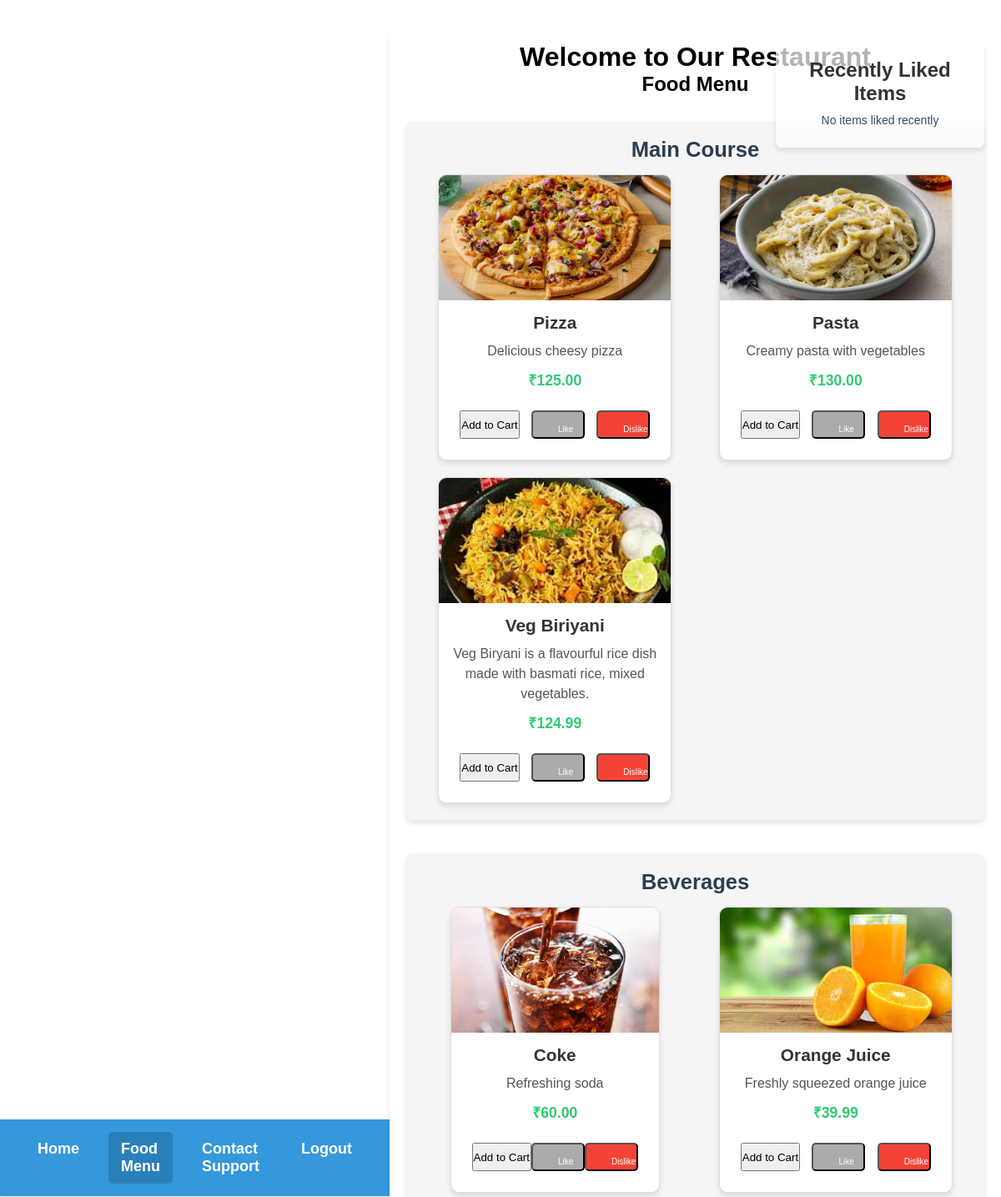
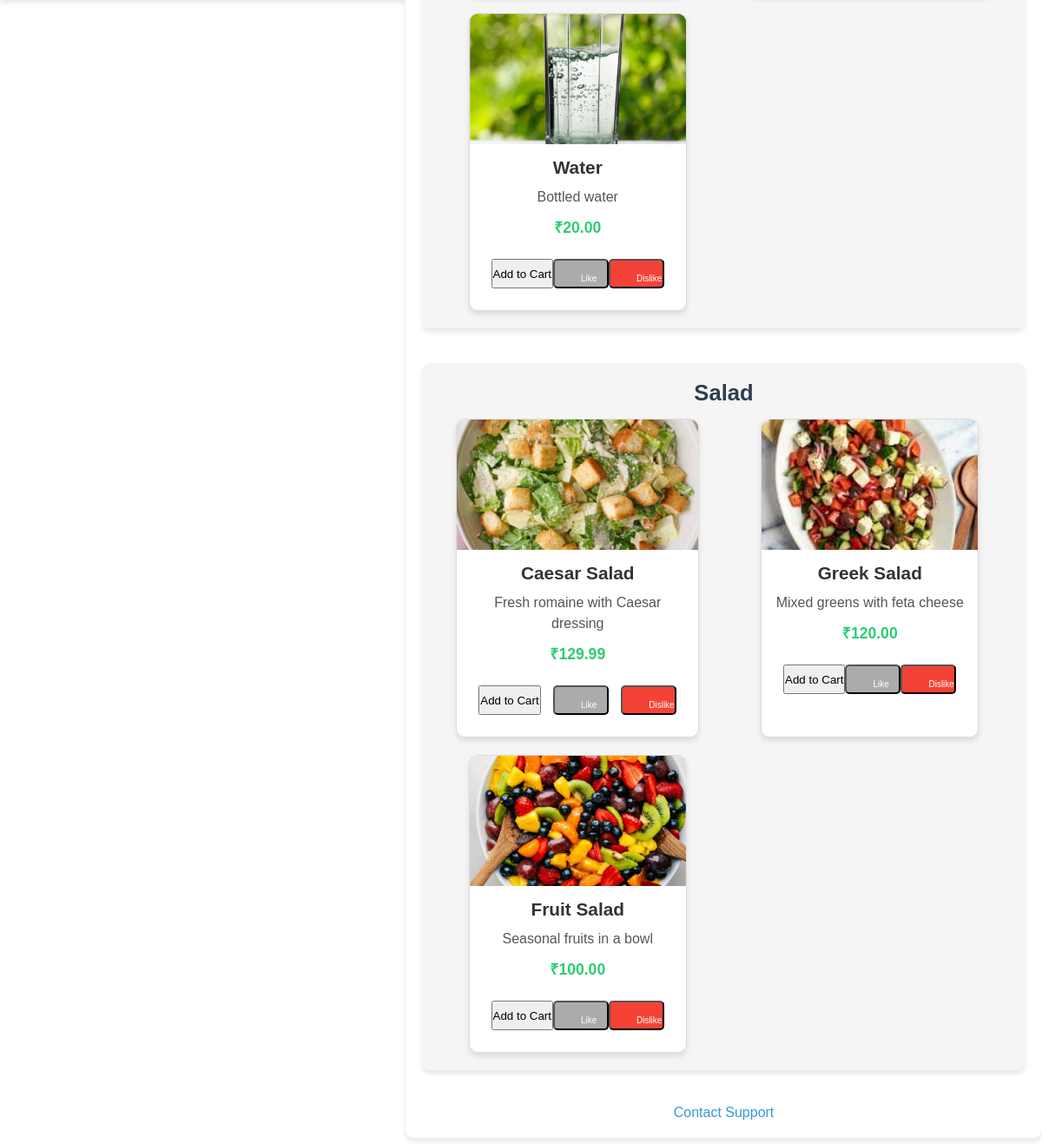
The app's page /food-menu/ (signed in) with its own data (2 pictures, top to bottom).
### orders/models.py (models this page shows, shortened)
class Category(models.Model):
    name = models.CharField(max_length=255)
    slug = models.SlugField(blank=True, null=True)  # Allow null and blank

class FoodItem(models.Model):
    name = models.CharField(max_length=100)
    description = models.TextField()
    price = models.DecimalField(max_digits=5, decimal_places=2)
    category = models.ForeignKey(Category, related_name='items', on_delete=models.CASCADE)
    image = models.ImageField(upload_to='food_images/', null=True, blank=True)  # Optional image field

### orders/views.py (the view, shortened to what this page needs)
# urls.py: path('food-menu/', views.food_menu, name='food_menu'),
@login_required
def food_menu(request):
    categories = Category.objects.all()
    recently_liked = RecentlyLiked.objects.filter(user=request.user).order_by('-liked_at')[:5]  # Latest 5 liked items
    return render(request, 'orders/food_menu.html', {
        'categories': categories,
        'recently_liked': recently_liked
    })

### orders/templates/orders/food_menu.html (shortened to what this page needs)
{% load static %}
<head>
    <link rel="stylesheet" href="{% static 'css/styles.css' %}">
</head>
<body>
    <nav class="navbar">
        <ul class="nav-links">
            <li><a href="{% url 'home' %}" class="{% if request.path == '/' %}active{% endif %}">Home</a></li>
            <li><a href="{% url 'food_menu' %}" class="{% if request.path == '/food-menu/' %}active{% endif %}">Food Menu</a></li>
            <li><a href="{% url 'contact_support' %}" class="{% if request.path == '/contact-support/' %}active{% endif %}">Contact Support</a></li>
            {% if user.is_authenticated %}
                <li><a href="{% url 'login' %}">Logout</a></li>
            {% else %}
                <li><a href="{% url 'login' %}" class="{% if request.path == '/login/' %}active{% endif %}">Login</a></li>
                <li><a href="{% url 'signup' %}" class="{% if request.path == '/signup/' %}active{% endif %}">Sign Up</a></li>
            {% endif %}
        </ul>
    </nav>
    <div class="food-menu-container">
        <h1>Welcome to Our Restaurant</h1>
        <h2>Food Menu</h2>
        <div class="recently-liked">
            <h3>Recently Liked Items</h3>
            <ul>
                {% for liked_item in recently_liked %}
                <li>{{ liked_item.food_item.name }}</li>
                {% empty %}
                <li>No items liked recently</li>
                {% endfor %}
            </ul>
        </div>
        <form method="POST">
            <div class="categories-container">
                {% for category in categories %}
                <div class="category-section">
                    <h3 class="category-name">{{ category.name }}</h3>
                    <div class="food-items-container">
                        {% for item in category.items.all %}
                        <div class="food-item-card">
                            <img src="{{ item.image.url }}" alt="{{ item.name }}" class="food-item-image">
                            <div class="food-item-details">
                                <h4 class="food-item-name">{{ item.name }}</h4>
                                <p class="food-item-description">{{ item.description }}</p>
                                <p class="food-item-price">₹{{ item.price }}</p>
                                <div class="food-actions">
                                    <button type="button" class="add-to-cart-button" data-product-id="{{ item.id }}"
                                        data-product-name="{{ item.name }}" data-product-price="{{ item.price }}">Add to
                                        Cart</button>
                                    <form action="{% url 'like_food' item.id %}" method="POST">
                                        <button type="submit" class="button-like">Like</button>
                                    </form>
                                    <form action="{% url 'dislike_food' item.id %}" method="POST">
                                        <button type="submit" class="button-dislike">Dislike</button>
                                    </form>
                                </div>
                            </div>
                        </div>
                        {% endfor %}
                    </div>
                </div>
                {% endfor %}
            </div>
        </form>
        <p><a href="{% url 'contact_support' %}" class="contact-support-link">Contact Support</a></p>
    </div>
</body>

### static/css/styles.css (style rules this page uses)
* { margin: 0; padding: 0; box-sizing: border-box; }
body { font-family: Arial, sans-serif; margin: 0; padding: 0; display: flex; justify-content: center; align-items: center; min-height: 100vh; padding-top: 60px; }
.button-like, .button-dislike { font-size: 10px; padding: 15px 30px; width: 10px; height: 20px; text-align:left; }
.button-like { background-color: #ababab; color: white; border-radius: 5px; }
.button-dislike { background-color: #f44336; color: white; border-radius: 5px; }
.recently-liked { position: fixed; top: 20px; right: 20px; background-color: #fff; border-radius: 10px; box-shadow: 0 4px 6px rgba(0, 0, 0, 0.1); padding: 15px; width: 250px; z-index: 100 }
.recently-liked h3 { font-size: 18px; color: #2c3e50; margin-bottom: 10px; }
.recently-liked ul { list-style: none; padding: 0; margin: 0; }
.recently-liked ul li { font-size: 14px; color: #34495e; }
.navbar { background-color: #3498db; padding: 15px 30px; display: flex; justify-content: space-between; align-items: center; box-shadow: 0 4px 6px rgba(0, 0, 0, 0.1); }
.nav-links { list-style-type: none; display: flex; gap: 20px; margin: 0; padding: 0; }
.nav-links li { position: relative; }
.nav-links a { text-decoration: none; color: white; font-size: 18px; font-weight: 600; padding: 10px 15px; border-radius: 5px; transition: background-color 0.3s ease, color 0.3s ease; }
.nav-links a.active { background-color: #2980b9; color: white; }
.nav-links li a { display: inline-block; }

### orders/templates/orders/food_menu.html (style rules this page uses)
body { font-family: 'Arial', sans-serif; background-image: url("https://media.istockphoto.com/id/922783734/photo/assorted-indian-recipes-food-various.jpg?s=612x612&w=is&k=20&c=DtE7LL5pX3YHuhfB0YoiT2aG9WF2j_zf8irtqfIfBJQ="); background-size: cover; background-position: center; background-attachment: fixed; margin: 0; padding: 0; color: #333; }
h1,h2 { text-align: center; color: #000000; }
.food-menu-container { padding: 20px; background-color: rgba(255, 255, 255, 0.8); border-radius: 10px; box-shadow: 0 4px 6px rgba(0, 0, 0, 0.1); margin: 30px auto; max-width: 1200px; }
.categories-container { display: flex; flex-wrap: wrap; justify-content: space-between; gap: 20px; margin-top: 30px; }
.category-section { width: 100%; background-color: #f5f5f5; border-radius: 8px; box-shadow: 0 4px 6px rgba(0, 0, 0, 0.1); padding: 20px; margin-bottom: 20px; }
.category-name { font-size: 1.6em; color: #2c3e50; text-align: center; margin-bottom: 15px; font-weight: bold; }
.food-items-container { display: grid; grid-template-columns: repeat(auto-fill, minmax(250px, 1fr)); gap: 20px; justify-items: center; }
.food-item-card { background-color: #ffffff; border-radius: 10px; box-shadow: 0 4px 6px rgba(0, 0, 0, 0.1); overflow: hidden; transition: transform 0.3s ease; border: 1px solid #ddd; max-width: 280px; text-align: center; }
.food-item-image { width: 100%; height: 150px; object-fit: cover; }
.food-item-details { padding: 15px; }
.food-item-name { font-size: 1.3em; font-weight: bold; color: #333; }
.food-item-description { font-size: 1em; color: #555; margin: 10px 0; line-height: 1.5; }
.food-item-price { font-size: 1.1em; font-weight: bold; color: #2ecc71; }
.food-actions { display: flex; justify-content: space-between; margin-top: 15px; padding: 10px; }
.contact-support-link { display: block; text-align: center; margin-top: 20px; font-size: 16px; text-decoration: none; color: #3498db; }
.recently-liked { margin-top: 30px; padding: 20px; background-color: rgba(255, 255, 255, 0.7); border-radius: 8px; box-shadow: 0 4px 6px rgba(0, 0, 0, 0.1); }
.recently-liked h3 { text-align: center; font-size: 1.5em; color: #333; }
.recently-liked ul { list-style-type: none; padding: 0; text-align: center; }
.recently-liked li { margin: 5px 0; color: #555; }

### records on screen
Category: name "Main Course"
FoodItem: image (picture), name "Pizza", description "Delicious cheesy pizza", price "125.00"
FoodItem: image (picture), name "Pasta", description "Creamy pasta with vegetables", price "130.00"
FoodItem: image (picture), name "Veg Biriyani", description "Veg Biryani is a flavourful rice dish made with basmati rice, mixed vegetables.", price "124.99"
Category: name "Beverages"
FoodItem: image (picture), name "Coke", description "Refreshing soda", price "60.00"
FoodItem: image (picture), name "Orange Juice", description "Freshly squeezed orange juice", price "39.99"
FoodItem: image (picture), name "Water", description "Bottled water", price "20.00"
Category: name "Salad"
FoodItem: image (picture), name "Caesar Salad", description "Fresh romaine with Caesar dressing", price "129.99"
FoodItem: image (picture), name "Greek Salad", description "Mixed greens with feta cheese", price "120.00"
FoodItem: image (picture), name "Fruit Salad", description "Seasonal fruits in a bowl", price "100.00"
